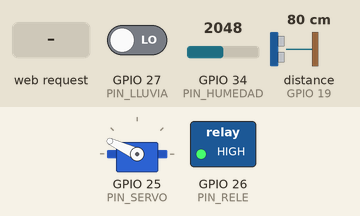
This sketch was run on a simulated ESP32. On the bench: servo, switched loads named in the sketch (green lamp = pin HIGH). Wiring (inferred from the names in the program): ultrasonic range finder: trigger GPIO 18; echo GPIO 19. The test bench sets the inputs (shaded band); at power-on: GPIO 27 (PIN_LLUVIA) LOW, GPIO 34 (PIN_HUMEDAD) = 2048, distance to the obstacle (sensor on GPIO 19) 80 cm (analog values on the 0–4095 scale). The echo pulse lasts 58.3 µs per cm; WiFi joins after 1.5 s; servers stay silent unless stated; pins used as bus, display or sensor lines are not drawn; what the sketch prints to the serial monitor is not drawn.

Above: at 2.7 s.
2.8 s: HTTP request GET /api/riego/encender received
At 3.7 s:
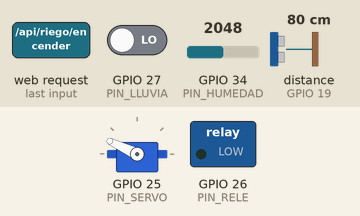
4.3 s: GPIO 27 (PIN_LLUVIA) driven HIGH
At 5.9 s:
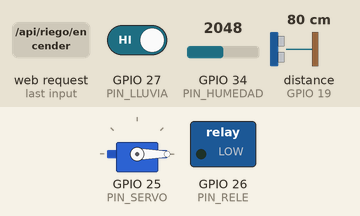
12.0 s: HTTP request GET /api/riego/apagar received
At 13.1 s:
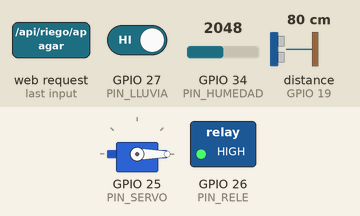
Timing chart, 0 to 15.0 s (numbered marks = the images above; inputs shaded):
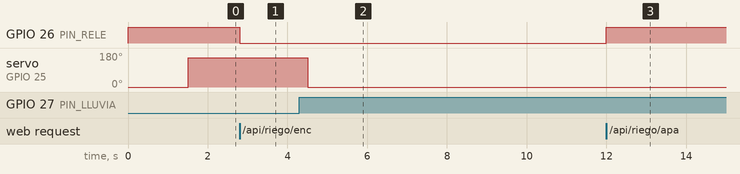

Measured:
- after the input at 2.8 s, GPIO 26 (PIN_RELE): HIGH → LOW at once
- after the input at 4.3 s, servo on GPIO 25 (PIN_SERVO): 155° → 0° after 0.21 s
- after the input at 12.0 s, GPIO 26 (PIN_RELE): LOW → HIGH at once

The sketch:

vivero.ino.ino
```cpp
#include <WiFi.h>
#include <WebServer.h>
#include <ESP32Servo.h>

// =====================================================
// 1. CONFIGURACION WIFI
// =====================================================
const char* WIFI_SSID = "Charly_Room";
const char* WIFI_PASSWORD = "Oc@rina1995$.";

// =====================================================
// 2. PINES ESP32 DEVKIT V1
// =====================================================
const int PIN_HUMEDAD = 34; // ADC1, entrada analogica
const int PIN_LLUVIA  = 27; // Sensor de lluvia, salida digital
const int PIN_TRIG    = 18; // Ultrasonico TRIG
const int PIN_ECHO    = 19; // Ultrasonico ECHO, con divisor
const int PIN_SERVO   = 25; // Servo del techo
const int PIN_RELE    = 26; // IN del modulo de rele

// Rele activo en LOW
const int RELE_ENCENDIDO = LOW;
const int RELE_APAGADO   = HIGH;

// =====================================================
// 3. CALIBRACION
// =====================================================

// Mantiene una escala aproximada de 0 a 1023,
// compatible con la lectura anterior del Arduino Uno.
const int SUELO_SECO_ADC   = 700;
const int SUELO_HUMEDO_ADC = 500;

// Tanque: distancia del sensor a la superficie del agua
const float TANQUE_VACIO_CM = 12.0;
const float TANQUE_LLENO_CM = 4.0;

// Techo: mismos angulos del proyecto anterior
const int ANGULO_TECHO_ABIERTO = 0;
const int ANGULO_TECHO_CERRADO = 155;

// =====================================================
// 4. OBJETOS Y ESTADO
// =====================================================
WebServer server(80);
Servo servoTecho;

bool bombaEncendida = false;
bool modoRiegoAutomatico = true;
bool modoTechoAutomatico = true;
bool techoCerrado = false;

int humedadSuelo = 0;
bool sueloSeco = false;
bool lluvia = false;

float distanciaAguaCm = -1.0;
int nivelAguaPorcentaje = 0;
bool tanqueTieneAgua = false;

unsigned long ultimaLectura = 0;
const unsigned long INTERVALO_LECTURA_MS = 1000;

// =====================================================
// 5. CONTROL DE BOMBA Y TECHO
// =====================================================

void apagarBomba() {
  digitalWrite(PIN_RELE, RELE_APAGADO);
  bombaEncendida = false;
}

void encenderBomba() {
  digitalWrite(PIN_RELE, RELE_ENCENDIDO);
  bombaEncendida = true;
}

void abrirTecho() {
  servoTecho.write(ANGULO_TECHO_ABIERTO);
  techoCerrado = false;
}

void cerrarTecho() {
  servoTecho.write(ANGULO_TECHO_CERRADO);
  techoCerrado = true;
}

// =====================================================
// 6. LECTURA DE SENSORES
// =====================================================

float medirDistanciaAgua() {
  digitalWrite(PIN_TRIG, LOW);
  delayMicroseconds(3);

  digitalWrite(PIN_TRIG, HIGH);
  delayMicroseconds(10);
  digitalWrite(PIN_TRIG, LOW);

  unsigned long duracion = pulseIn(PIN_ECHO, HIGH, 30000);

  if (duracion == 0) {
    return -1.0; // Sin eco valido
  }

  float distancia = duracion * 0.0343 / 2.0;

  // Rechazar lecturas fuera del rango util del tanque
  if (distancia < 2.0 || distancia > 400.0) {
    return -1.0;
  }

  return distancia;
}

void actualizarSensores() {
  // Escala aproximada de 0-1023 para compatibilidad
  // con el software anterior del dashboard.
  int adc = analogRead(PIN_HUMEDAD);
  humedadSuelo = adc / 4;

  // Esta calibracion supone que un valor alto
  // significa suelo mas seco.
  sueloSeco = (humedadSuelo >= SUELO_SECO_ADC);

  // El sensor de lluvia se considera activo en LOW
  lluvia = (digitalRead(PIN_LLUVIA) == LOW);

  distanciaAguaCm = medirDistanciaAgua();

  if (distanciaAguaCm < 0) {
    nivelAguaPorcentaje = 0;
    tanqueTieneAgua = false;
  } else {
    float porcentaje =
      (TANQUE_VACIO_CM - distanciaAguaCm) /
      (TANQUE_VACIO_CM - TANQUE_LLENO_CM) * 100.0;

    nivelAguaPorcentaje =
      constrain((int)(porcentaje + 0.5), 0, 100);

    // Segun la calibracion del tanque:
    // distancia >= 10 cm: vacio
    // distancia <= 4 cm: lleno
    tanqueTieneAgua = (distanciaAguaCm < TANQUE_VACIO_CM);
  }
}

// =====================================================
// 7. AUTOMATIZACION
// =====================================================

void ejecutarAutomatizacion() {
  if (modoRiegoAutomatico) {
    // Nunca arrancar la bomba si no hay agua,
    // si llueve o si el suelo no esta seco.
    if (sueloSeco && !lluvia && tanqueTieneAgua) {
      encenderBomba();
    } else {
      apagarBomba();
    }
  }

  if (modoTechoAutomatico) {
    if (lluvia) {
      cerrarTecho();
    } else {
      abrirTecho();
    }
  }
}

// =====================================================
// 8. RESPUESTA JSON DEL ESTADO
// =====================================================

String construirJSONEstado() {
  String json = "{";

  json += "\"humedadSuelo\":" + String(humedadSuelo) + ",";
  json += "\"sueloSeco\":" + String(sueloSeco ? "true" : "false") + ",";
  json += "\"lluvia\":" + String(lluvia ? "true" : "false") + ",";
  json += "\"distanciaAguaCm\":" + String(distanciaAguaCm, 1) + ",";
  json += "\"nivelAguaPorcentaje\":" + String(nivelAguaPorcentaje) + ",";
  json += "\"tanqueTieneAgua\":" + String(tanqueTieneAgua ? "true" : "false") + ",";
  json += "\"bombaEncendida\":" + String(bombaEncendida ? "true" : "false") + ",";
  json += "\"modoRiego\":\"" + String(modoRiegoAutomatico ? "automatico" : "manual") + "\",";
  json += "\"modoTecho\":\"" + String(modoTechoAutomatico ? "automatico" : "manual") + "\",";
  json += "\"techoCerrado\":" + String(techoCerrado ? "true" : "false") + ",";
  json += "\"ip\":\"" + WiFi.localIP().toString() + "\"";

  json += "}";
  return json;
}

void responderEstado() {
  server.send(200, "application/json", construirJSONEstado());
}

void responderOK(const String& mensaje) {
  String json = "{\"ok\":true,\"mensaje\":\"" + mensaje + "\"}";
  server.send(200, "application/json", json);
}

// =====================================================
// 9. RUTAS HTTP: COMPATIBLES CON EL BACKEND
// =====================================================

void configurarRutas() {
  server.on("/", HTTP_GET, []() {
    server.send(200, "text/plain",
      "Vivero ESP32 activo. Consulta /api/estado");
  });

  server.on("/api/estado", HTTP_GET, responderEstado);

  server.on("/api/riego/encender", HTTP_GET, []() {
    modoRiegoAutomatico = false;
    encenderBomba();
    responderOK("Bomba encendida en modo manual");
  });

  server.on("/api/riego/apagar", HTTP_GET, []() {
    modoRiegoAutomatico = false;
    apagarBomba();
    responderOK("Bomba apagada en modo manual");
  });

  server.on("/api/modo/automatico", HTTP_GET, []() {
    modoRiegoAutomatico = true;
    responderOK("Riego automatico activado");
  });

  server.on("/api/techo/abrir", HTTP_GET, []() {
    modoTechoAutomatico = false;
    abrirTecho();
    responderOK("Techo abierto en modo manual");
  });

  server.on("/api/techo/cerrar", HTTP_GET, []() {
    modoTechoAutomatico = false;
    cerrarTecho();
    responderOK("Techo cerrado en modo manual");
  });

  server.on("/api/techo/automatico", HTTP_GET, []() {
    modoTechoAutomatico = true;
    responderOK("Techo automatico activado");
  });

  server.onNotFound([]() {
    server.send(404, "application/json",
      "{\"ok\":false,\"mensaje\":\"Ruta no encontrada\"}");
  });
}

// =====================================================
// 10. CONEXION WIFI
// =====================================================

void conectarWiFi() {
  WiFi.mode(WIFI_STA);
  WiFi.begin(WIFI_SSID, WIFI_PASSWORD);

  Serial.print("Conectando a Wi-Fi");

  unsigned long inicio = millis();

  while (WiFi.status() != WL_CONNECTED &&
         millis() - inicio < 20000) {
    delay(500);
    Serial.print(".");
  }

  if (WiFi.status() == WL_CONNECTED) {
    Serial.println("\nWi-Fi conectado");
    Serial.print("IP del ESP32: ");
    Serial.println(WiFi.localIP());
  } else {
    Serial.println("\nNo se pudo conectar. Se seguira intentando.");
  }
}

// =====================================================
// 11. SETUP
// =====================================================

void setup() {
  Serial.begin(115200);

  // Preparar el rele apagado antes de usarlo como salida.
  // Esto reduce, pero no elimina, posibles pulsos al arrancar.
  digitalWrite(PIN_RELE, RELE_APAGADO);
  pinMode(PIN_RELE, OUTPUT);
  apagarBomba();

  pinMode(PIN_HUMEDAD, INPUT);
  pinMode(PIN_LLUVIA, INPUT);
  pinMode(PIN_TRIG, OUTPUT);
  pinMode(PIN_ECHO, INPUT);

  digitalWrite(PIN_TRIG, LOW);
  analogReadResolution(12);

  servoTecho.setPeriodHertz(50);
  servoTecho.attach(PIN_SERVO, 500, 2400);
  abrirTecho();

  conectarWiFi();

  configurarRutas();
  server.begin();

  Serial.println("Servidor HTTP iniciado en puerto 80");
  Serial.println("Endpoint: /api/estado");
}

// =====================================================
// 12. LOOP
// =====================================================

void loop() {
  server.handleClient();

  // Reconectar si se pierde el Wi-Fi
  static unsigned long ultimoIntentoWiFi = 0;

  if (WiFi.status() != WL_CONNECTED &&
      millis() - ultimoIntentoWiFi >= 10000) {
    ultimoIntentoWiFi = millis();
    WiFi.disconnect();
    WiFi.begin(WIFI_SSID, WIFI_PASSWORD);
  }

  // Actualizar sensores y automatizacion cada segundo
  if (millis() - ultimaLectura >= INTERVALO_LECTURA_MS) {
    ultimaLectura = millis();

    actualizarSensores();
    ejecutarAutomatizacion();

    Serial.println(construirJSONEstado());
  }
}
```
